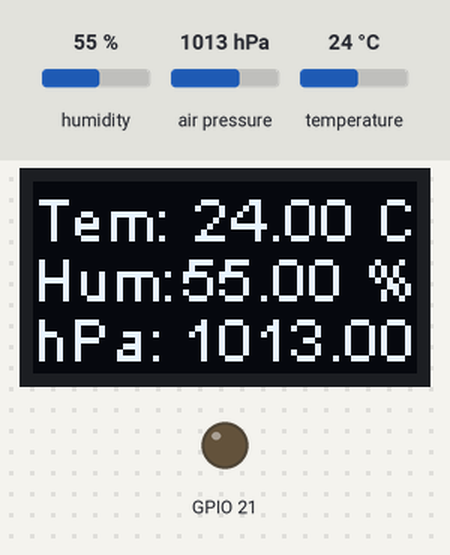
Simulated run of this sketch. Board: ESP32. Parts: 64×32 one-colour display, output pins drawn as LEDs (lit = HIGH). The inputs (shaded band) are chosen by the test bench; at power-on: humidity 55 %, air pressure 1013 hPa, temperature 24 °C. What the sketch prints to the serial monitor is not drawn.

Above: at 1.3 s.
1.4 s: humidity set to 22 %
At 11.0 s:
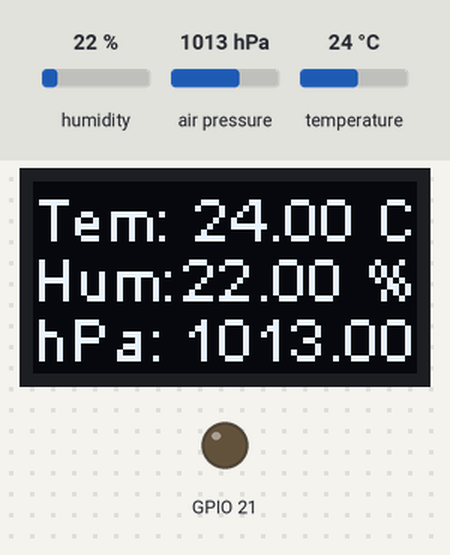
11.6 s: air pressure set to 952 hPa
At 21.3 s:
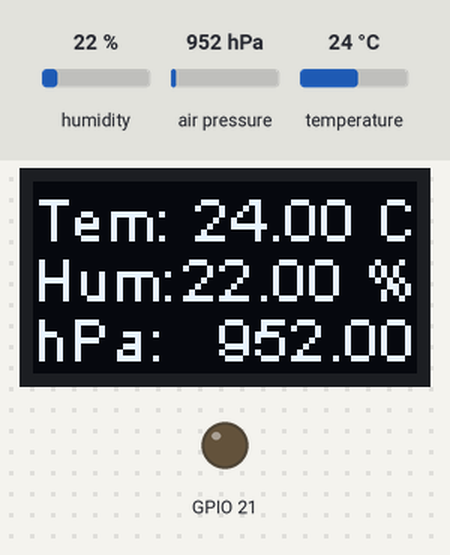
21.6 s: temperature set to 12 °C
At 30.6 s:
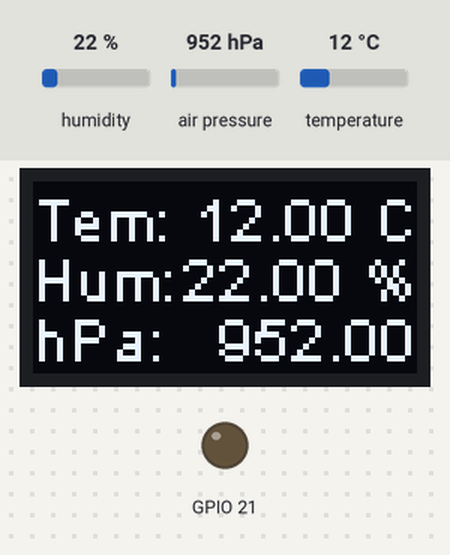
31.6 s: humidity set to 40 %
At 40.9 s:
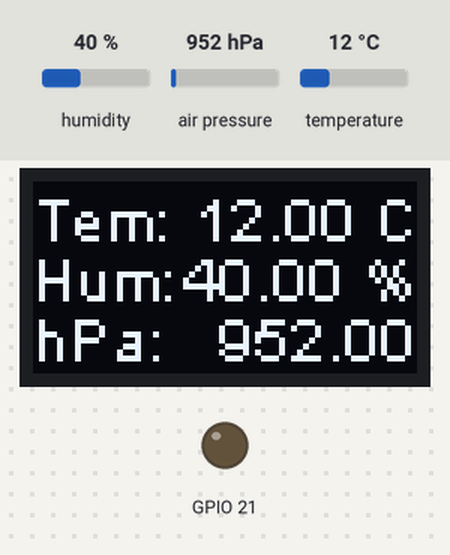
41.6 s: air pressure set to 975 hPa
At 51.3 s:
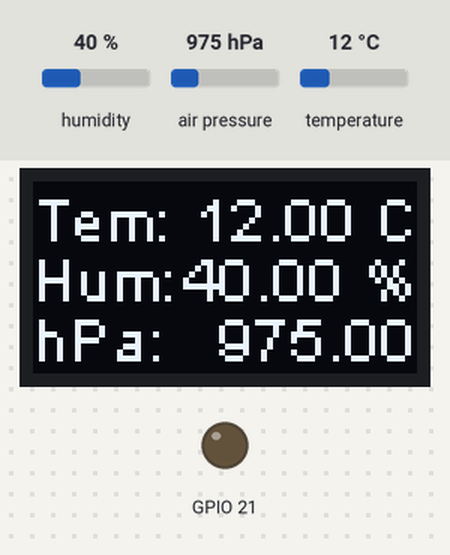
Timing chart, 0 to 52.6 s (numbered marks = the images above; inputs shaded):
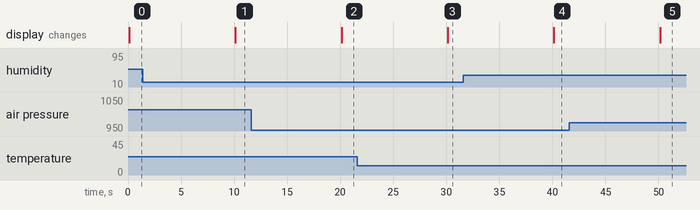

Measured:
- after the input at 1.4 s, the display: changes after 8.7 s (image 1)
- after the input at 11.6 s, the display: changes after 8.5 s (image 2)
- after the input at 21.6 s, the display: changes after 8.5 s (image 3)
- after the input at 31.6 s, the display: changes after 8.6 s (image 4)
- after the input at 41.6 s, the display: changes after 8.6 s (image 5)

The sketch:

H_WSV3_BME280.ino
```cpp
/*
Placa: ESP32 Heltec Wireless Stick v3
Adafruit BME280 Library by Adafruit version 2.2.4
*/
/////////////////////////////////////////////////////////////////////////////////////
// BME280 Libraries
#include <Wire.h>
#include <Adafruit_Sensor.h>
#include <Adafruit_BME280.h>
// OLED Libraries
#include "HT_SSD1306Wire.h"

/////////////////////////////////////////////////////////////////////////////////////
// BME280 Variables
#define SEALEVELPRESSURE_HPA (1013.25)
#define BME_DIR   0x76
#define I2C_SDA_2 7
#define I2C_SCL_2 6
#define I2C_BAUD  400000
// Data variables
float temperature_bme;
float humidity_bme;
float pressure_bme;
float altitude2_bme;

/////////////////////////////////////////////////////////////////////////////////////
// BME280 Objetcs
TwoWire I2CBME = TwoWire(1);
Adafruit_BME280 bme;
// OLED Object
SSD1306Wire  display(0x3c, 500000, SDA_OLED, SCL_OLED, GEOMETRY_64_32, RST_OLED);

/////////////////////////////////////////////////////////////////////////////////////
// OLED Functions
void VextON(void)
{
  pinMode(Vext,OUTPUT);
  digitalWrite(Vext, LOW);
}

void VextOFF(void) //Vext default OFF
{
  pinMode(Vext,OUTPUT);
  digitalWrite(Vext, HIGH);
}

/////////////////////////////////////////////////////////////////////////////////////
void setup() {
  Serial.begin(115200);

  // Initializaing OLED
  VextON();
  delay(100);
  display.init();
  display.clear();
  display.setFont(ArialMT_Plain_10);

  // Initializing BME280
  I2CBME.begin(I2C_SDA_2, I2C_SCL_2, I2C_BAUD);

  if (!bme.begin(BME_DIR, &I2CBME)) {
    Serial.println("BME280 Not found.");
    while (!bme.begin(BME_DIR, &I2CBME)) {
      Serial.println("Retrying...");
      delay(3000);
    }
  } else {
    Serial.println("BME280 OK.");
  }

}

/////////////////////////////////////////////////////////////////////////////////////
void loop() {

  // Data Sampling
  sampling();

  // Serial Output
  printData();

  // Display Output
  printDisplay();

  // Sampling time
  delay(10000);

}

/////////////////////////////////////////////////////////////////////////////////////
static void printData() {
  Serial.print("Temperature = ");
  Serial.print(temperature_bme);
  Serial.println(" *C");

  Serial.print("Humidity = ");
  Serial.print(humidity_bme);
  Serial.println(" %");

  Serial.print("Pressure = ");
  Serial.print(pressure_bme);
  Serial.println(" hPa");

  Serial.print("Altitude = ");
  Serial.print(altitude2_bme);
  Serial.println(" m");
}

/////////////////////////////////////////////////////////////////////////////////////
void printDisplay() {
  display.clear();
  display.setTextAlignment(TEXT_ALIGN_LEFT);
  display.drawString(0, 0, "Tem:");
  display.setTextAlignment(TEXT_ALIGN_RIGHT);
  display.drawString(64, 0, String(temperature_bme) + " C");
  display.setTextAlignment(TEXT_ALIGN_LEFT);
  display.drawString(0, 10, "Hum:");
  display.setTextAlignment(TEXT_ALIGN_RIGHT);
  display.drawString(64, 10, String(humidity_bme) + " %");
  display.setTextAlignment(TEXT_ALIGN_LEFT);
  display.drawString(0, 20, "hPa:");
  display.setTextAlignment(TEXT_ALIGN_RIGHT);
  display.drawString(64, 20, String(pressure_bme));
  display.display();
}

/////////////////////////////////////////////////////////////////////////////////////
void sampling() {
  temperature_bme = bme.readTemperature();
  humidity_bme = bme.readHumidity();
  pressure_bme = bme.readPressure() / 100.0F;
  altitude2_bme = bme.readAltitude(SEALEVELPRESSURE_HPA);
}

/////////////////////////////////////////////////////////////////////////////////////
```
